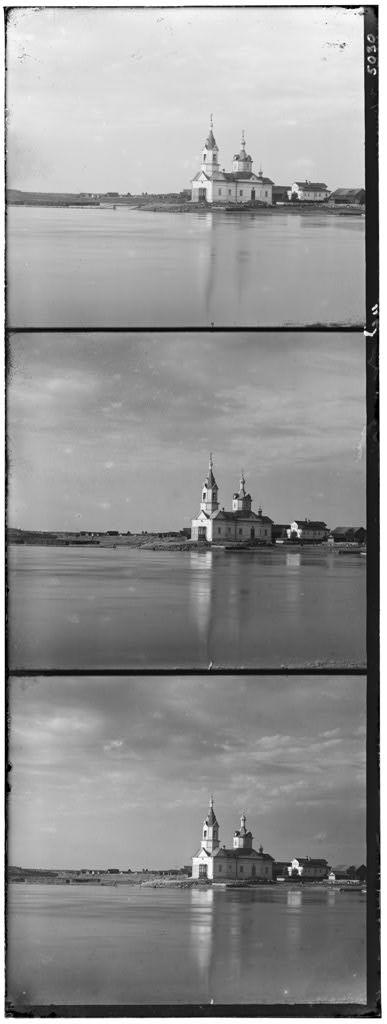
#> input picture proj1/intake/lake.jpg, 387 x 1024 px; its folder holds only this picture in this run
$ python image_combine.py   (older library calls are emulated)
#> lines starting #> are read from the running program, lines starting #| are printed output that depends on the picture
# CS194-26 (CS294-26): Project 1 starter Python code
# By William Loo

import numpy as np
import os
import skimage as sk
from skimage import measure #used for ssim, comment out if import error.
import skimage.io as skio

# directory name
directory = "intake/"

#some loss metrics explored:
def structural_similarity(img1,img2):
    assert img1.shape == img2.shape
    c1, c2 = 1, 1
    #res = ((2*np.average(img1)*np.average(img2)+ c1) * (2*np.cov(img1,img2)+c2)) / ((np.average(img1)**2+np.average(img2)**2+c1)*(np.var(img1)**2 + np.var(img2)**2 + c2))
    res = measure.compare_ssim(img1, img2)
    return res

def zero_normalized_cross_correlation(img1, img2):
    assert img1.shape == img2.shape
    return np.average(np.multiply(img1 - np.average(img1), img2 - np.average(img2))) / (np.std(img1) * np.std(img2))

def sum_squared_differences(img1, img2):
    assert img1.shape == img2.shape
    return np.sum(np.sum((img1-img2)**2))


# align the images
# functions that might be useful for aligning the images include:
# np.roll, np.sum, sk.transform.rescale (for multiscale)
def align(a,b):
    max_acc = float("-inf")
    min_shift = (0,0)
    best_scale = 0.5

    #initial search range is intentionally large
    search_range_x = (-200,200)
    search_range_y = (-200,200)

    scales = (0.125,0.25,0.5,1.0)

    #smaller images do not need pyramid, and can be well aligned using 0.5 scale.
    if len(a) < 1000:
        search_range_x = (-20,20)
        search_range_y = (-20,20)
        scales = [0.5]

    for scale in scales:
        resized_a = sk.transform.rescale(a,scale)
        resized_b = sk.transform.rescale(b,scale)

        #cut 20% off from each side to narrow down search space
        a_side_border_width = len(resized_a[0]) // 5
        a_top_bottom_border_width = len(resized_a) // 5
        b_side_border_width = len(resized_b[0]) // 5
        b_top_bottom_border_width = len(resized_b) // 5
        resized_a = resized_a[a_top_bottom_border_width:-a_top_bottom_border_width,a_side_border_width:-a_side_border_width]
        resized_b = resized_b[b_top_bottom_border_width:-b_top_bottom_border_width,b_side_border_width:-b_side_border_width]

        #searching and matching
        for i in range(int(search_range_x[0]*scale), int(search_range_x[1]*scale), 1):
            for j in range(int(search_range_y[0]*scale),int(search_range_y[1]*scale),1):
                shifted_a = np.roll(np.roll(resized_a,i,1),j,0)
                #acc = zero_normalized_cross_correlation(shifted_a, resized_b)
                acc = structural_similarity(shifted_a, resized_b)
                #print("shift corr: {}, out of {}, for shift {}, {}".format(acc, max_acc, i,j))
                if acc > max_acc:
                    min_shift = (i,j) #hor, vert
                    max_acc = acc
                    best_scale = scale
                    #print("found optimal scale at {} with shift {}, {}".format(scale, i, j))

        #update search range
        c_x = int((min_shift[0])*(1/scale))
        c_y = int((min_shift[1])*(1/scale))
        search_range_x = (c_x-int(1/scale),c_x+int(1/scale))
        search_range_y = (c_y-int(1/scale),c_y+int(1/scale))

    h = int((min_shift[0])*(1/best_scale))
    v = int((min_shift[1])*(1/best_scale))
    print((h,v))
    return np.roll(np.roll(a,h,1),v,0)


for imname in os.listdir(directory):
    if imname.endswith(".jpg") or imname.endswith(".tif"):
        print("reading {}..".format(imname))
        # read in the image
        im = skio.imread("{}/{}".format(directory,imname))
#> im is the input picture: shape (1024, 387); min 0, max 255, mean 147.5

        # convert to double (might want to do this later on to save memory)
        im = sk.img_as_float(im)

        # compute the height of each part (just 1/3 of total)
        height = np.floor(im.shape[0] / 3.0).astype(np.int)
#> height = 341

        # separate color channels
        b = im[:height]
        g = im[height: 2*height]
        r = im[2*height: 3*height]

        ar = align(r, b)
#> the loop in align, `for scale in scales:` made 1 pass
#> (a_side_border_width, a_top_bottom_border_width, b_side_border_width, b_top_bottom_border_width) on pass 1: (38, 34, 38, 34)
#> pass 1, in align, `resized_b = sk.transform.rescale(b,scale)`:
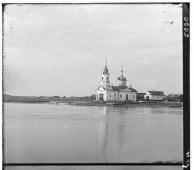
#> resized_b: shape (170, 194) float64; min 0.00419, max 1, mean 0.719
#> pass 1, in align, `resized_b = resized_b[b_top_bottom_border_width:-b_top_bottom_border_w..`:
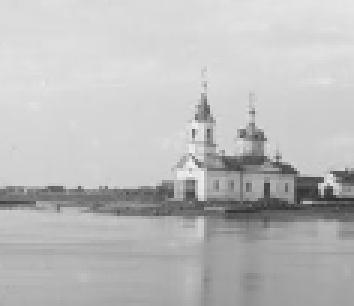
#> resized_b: shape (102, 118) float64 (shown 3 times larger); min 0.18, max 0.947, mean 0.741
#> after the loop in align, `for scale in scales:`:
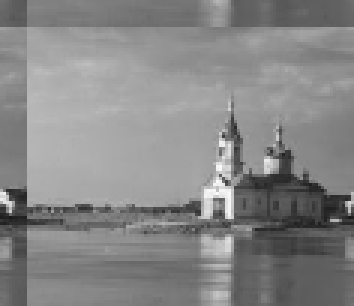
#> shifted_a: shape (102, 118) float64 (shown 3 times larger); min 0.103, max 0.983, mean 0.528
#| (0, 6)
        print("done shifting r")
        ag = align(g, b)
#> the loop in align (call 2), `for scale in scales:` made 1 pass
#> pass 1, in align (call 2), `resized_a = resized_a[a_top_bottom_border_width:-a_top_bottom_border_w..`:
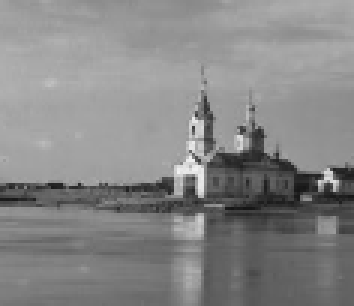
#> resized_a: shape (102, 118) float64 (shown 3 times larger); min 0.0845, max 0.948, mean 0.528
#> after the loop in align (call 2), `for scale in scales:`:
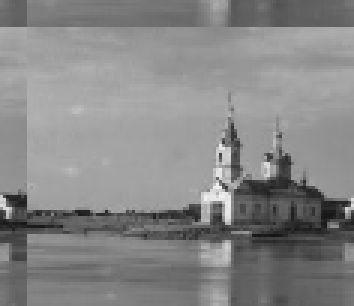
#> shifted_a: shape (102, 118) float64 (shown 3 times larger); min 0.0845, max 0.948, mean 0.528
#| (0, 2)
#> in align (call 2), `return np.roll(np.roll(a,h,1),v,0)`:
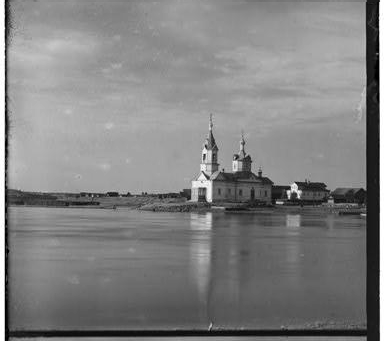
#> returned value: shape (341, 387) float64; min 0, max 1, mean 0.512
        print("done shifting g")
        # create a color image
        im_out = np.dstack([ar, ag, b])
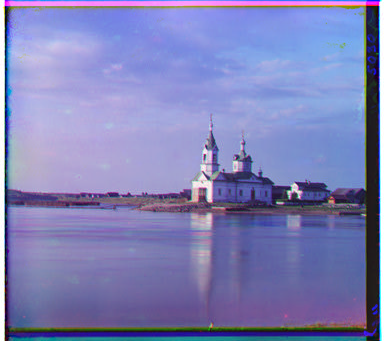
#> im_out: shape (341, 387, 3) float64; mean of channels 0, 1, 2 0.503, 0.512, 0.719; drawn as R, G, B

        """
        #shifted variant to help with emir.tif
        ar = align(r, g)
        print("done shifting red layer..")
        ab = align(b, g)
        print("done shifting blue layer..")
        # create a color image
        im_out = np.dstack([ar, g, ab])
        """

        #demo use
        #im_out = np.dstack([r, [[0 for i in range(len(r[0]))] for j in range(len(r))], [[0 for i in range(len(r[0]))] for j in range(len(r))]])
        #im_out = np.dstack([[[0 for i in range(len(r[0]))] for j in range(len(r))], g, [[0 for i in range(len(r[0]))] for j in range(len(r))]])
        #im_out = np.dstack([[[0 for i in range(len(r[0]))] for j in range(len(r))], [[0 for i in range(len(r[0]))] for j in range(len(r))],b])

        # save the image
        if imname.endswith(".tif"):
            imname = imname.split(".")[0]+".jpg"
        fname = 'out_path/{}'.format(imname)
#> (the run stopped early here; a loop or call above may not have finished)

$ run again, on proj1/intake/rocks.jpg
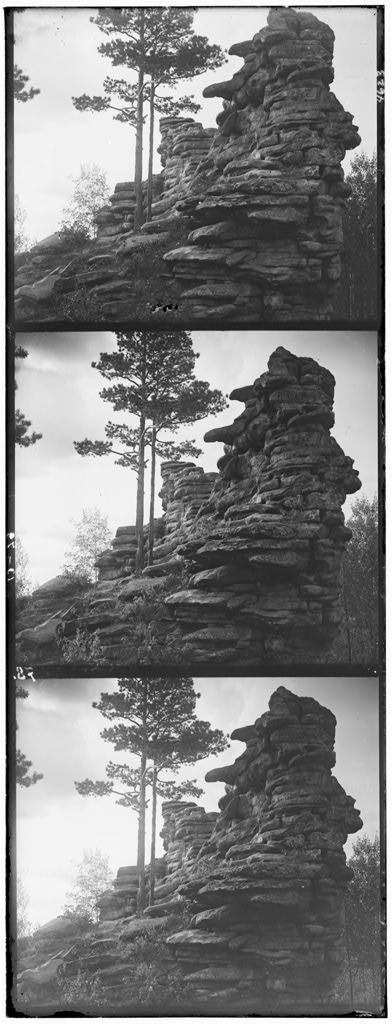
#> input picture proj1/intake/rocks.jpg, 392 x 1024 px
#> im is the input picture: shape (1024, 392); min 0, max 255, mean 126.7
#> the loop in align, `for scale in scales:` made 1 pass
#> (a_side_border_width, a_top_bottom_border_width, b_side_border_width, b_top_bottom_border_width) on pass 1: (39, 34, 39, 34)
#> pass 1, in align, `resized_b = resized_b[b_top_bottom_border_width:-b_top_bottom_border_w..`:
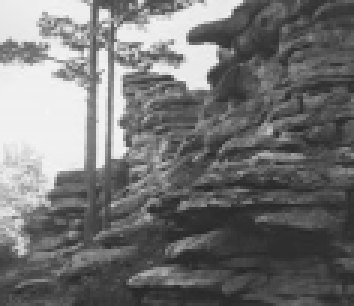
#> resized_b: shape (102, 118) float64 (shown 3 times larger); min 0.15, max 0.966, mean 0.455
#| (-2, -2)
#| (0, -4)
#> `im_out = np.dstack([ar, ag, b])`:
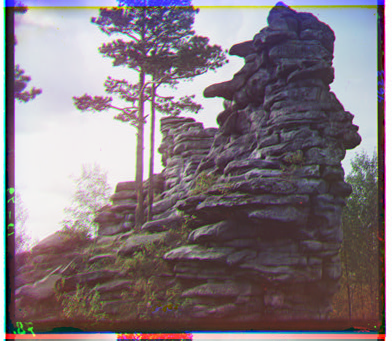
#> im_out: shape (341, 392, 3) float64; mean of channels 0, 1, 2 0.518, 0.473, 0.497; drawn as R, G, B
